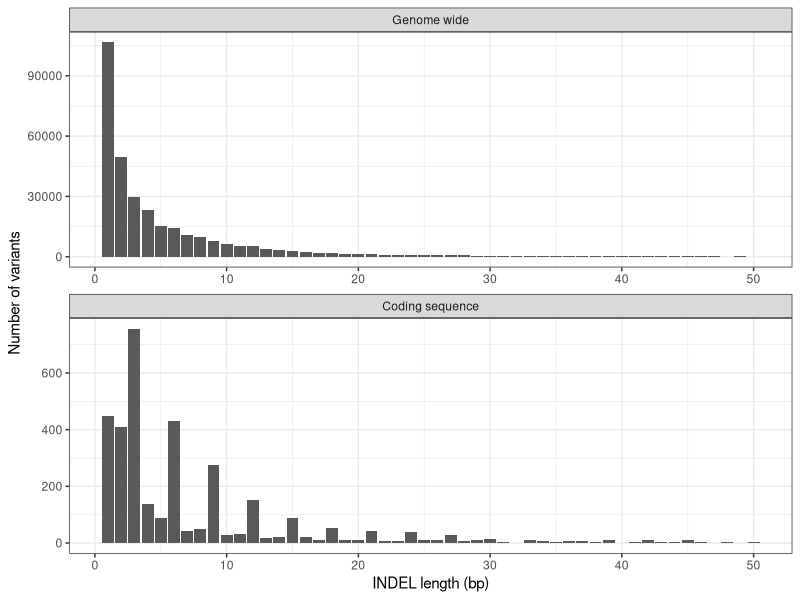

Write the R code that produced this figure.
# Title     : dmel indel lengths
# Objective : generates summary plot of indel lengths
# Created by: henryjuho
# Created on: 28/09/2017

library(ggplot2)
library(plyr)

length_data = read.delim('./dmel_indel_lengths.txt')

indel_only = subset(length_data, variant=='indel' & region!='non-coding')
indel_only$region = factor(indel_only$region, levels=c('gwide', 'CDS'))
indel_only$region <- revalue(x = indel_only$region, c("gwide" = "Genome wide", "CDS" = "Coding sequence"))

len_plot = ggplot(indel_only, aes(x=length, y=count))+
    geom_bar(stat='identity', position='dodge') +
    theme_bw(base_size = 11) +
    labs(x='INDEL length (bp)', y='Number of variants') +
    facet_wrap(~region, ncol=1, scales='free')

ggsave('dmel_lengths.pdf', height=5, width=5, plot=len_plot)
